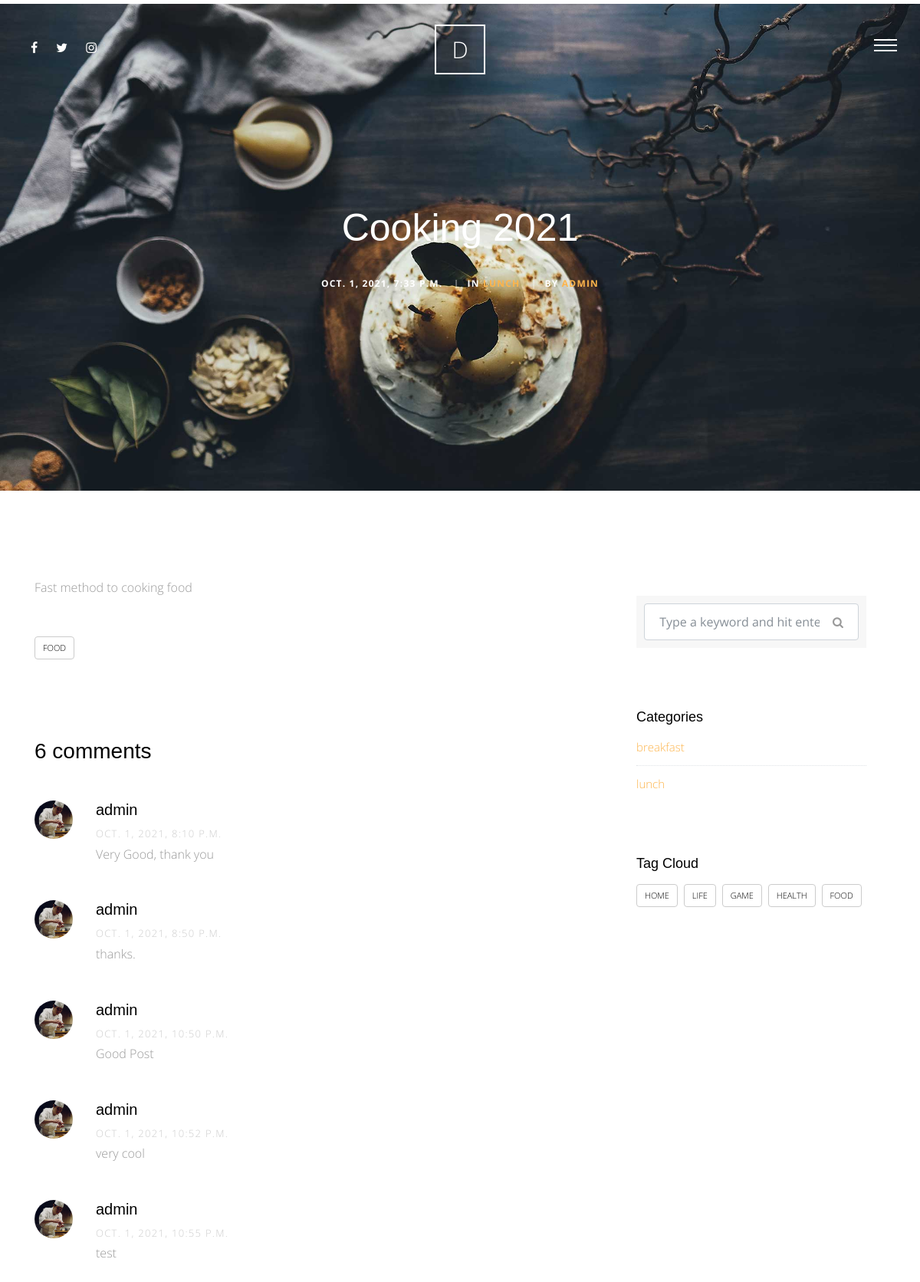
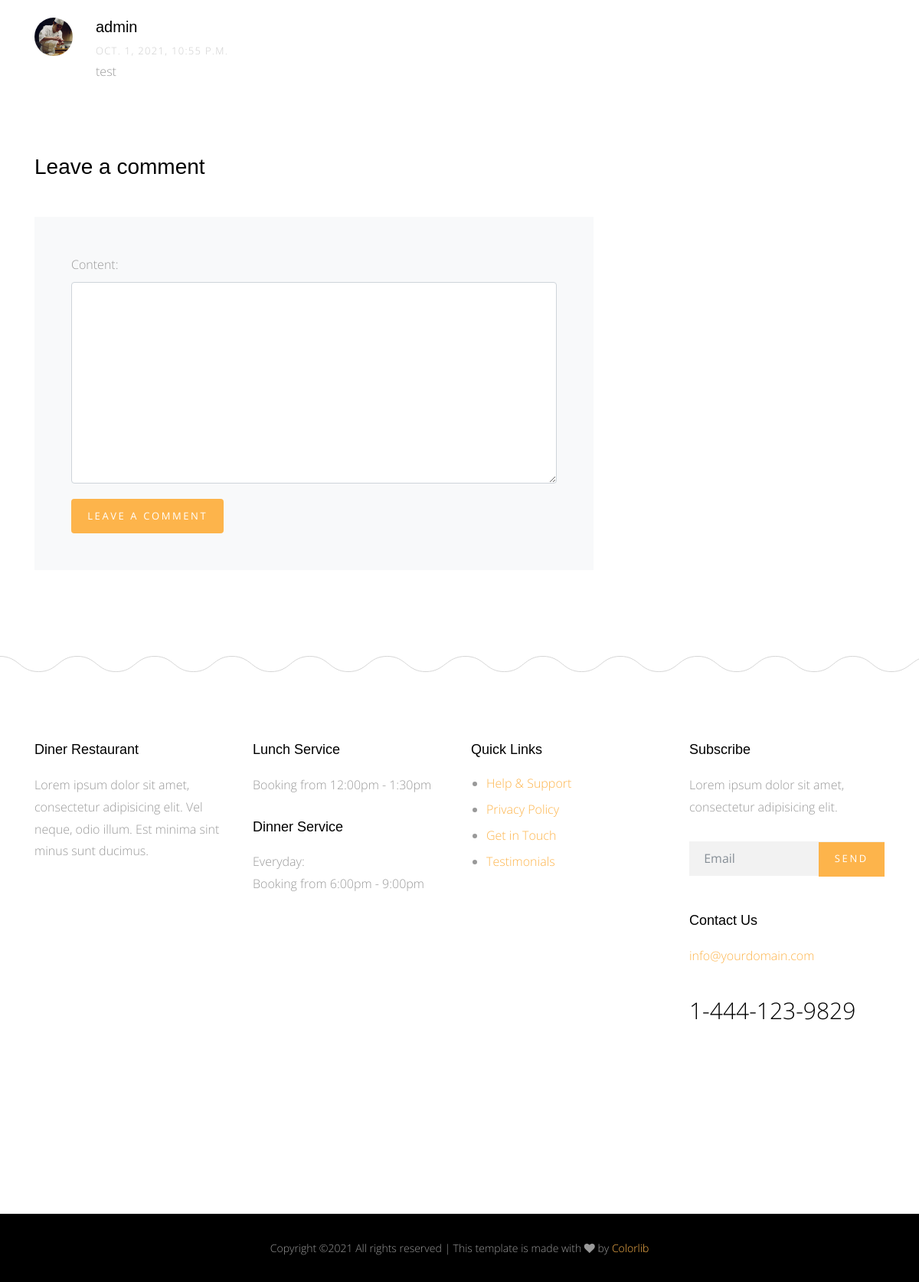
The app's page /blog/2/ with its own data (2 pictures, top to bottom).
### blog/models.py (models this page shows, shortened)
class Post(models.Model):
    title = models.CharField(max_length=50)
    content = models.TextField()
    author = models.ForeignKey(User, on_delete=models.CASCADE)
    image = models.ImageField(upload_to="blog", blank=True, null=True)
    tags = TaggableManager()
    category = models.ForeignKey(Category, on_delete=models.SET_NULL, null=True)
    created = models.DateTimeField(default=datetime.now())
    class Meta:
        verbose_name = "post"
        verbose_name_plural = "posts"

class Category(models.Model):
    category_name = models.CharField(max_length=50)
    class Meta:
        verbose_name = "category"
        verbose_name_plural = "categories"

class Comment(models.Model):
    user = models.ForeignKey(User, on_delete=models.CASCADE)
    post = models.ForeignKey(Post, on_delete=models.CASCADE)
    content = models.TextField()
    created = models.DateTimeField(default=datetime.now())

### blog/views.py (the view, shortened to what this page needs)
# urls.py: path("<int:idd>/", views.post_details, name="post_details"),
def post_details(request, idd: int):
    post = Post.objects.get(pk=idd)
    categories = Category.objects.all()
    tags = Tag.objects.all()
    comments = Comment.objects.filter(post=post)
    return render(request, "blog/post_details.html", context={
        "post": post,
        "categories": categories,
        "tags": tags,
        "comments": comments,
        "number_of_comments": Comment.objects.filter(post=post).count(),
        "form": CommentForm()
    })

### blog/forms.py
class CommentForm(forms.ModelForm):
    class Meta:
        model = Comment
        fields = ["content"]
        widgets = {
            "content": forms.Textarea(attrs={"class":"form-control"})
        }

### blog/templates/blog/post_details.html (shortened to what this page needs)
{% extends 'base.html' %}
{% load static %}
{% block body %}
    <div class="main-wrap">
        <div class="cover_1 cover_sm">
        <div class="img_bg" style="background-image: url({% static 'site_static/img/slider-1.jpg' %})" data-stellar-background-ratio="0.5">
            <div class="container">
            <div class="row align-items-center justify-content-center">
                <div class="col-md-7 text-center" data-aos="fade-up">
                <h2 class="heading mb-4">{{ post.title|title }}</h2>
                <div class="post-info">
                    <div class="date-info">{{ post.created }}</div>
                    <div class="category-info"><span class="seperator">|</span>In <a href="#" data-title="View all posts in Lifestyle" title="View all posts in Lifestyle">{{ post.category.category_name }}</a></div>
                    <div class="author-info"><span class="seperator">|</span>By <a href="#">{{ post.author }}</a></div>
                </div>
                </div>
            </div>
            </div>
        </div>
        </div>
    <div class="section">
        <div class="container">
            <div class="row">
            <div class="col-md-8">
                <p>{{ post.content|capfirst }}</p>
                <div class="tag-widget post-tag-container mb-5 mt-5">
                <div class="tagcloud">
                    {% for tag in post.tags.all %}
                        <a href="{% url 'blog:post_by_tag' tag.name %}" class="tag-cloud-link">{{ tag.name }}</a>
                    {% endfor %}
                </div>
                </div>
                <div class="pt-5 mt-5">
                    {% if number_of_comments == 1 %}
                        <h3 class="mb-5"> {{ number_of_comments }} comment</h3>
                    {% elif number_of_comments == 0 %}
                        <h3 class="mb-5"> no comment</h3>
                    {% else %}
                        <h3 class="mb-5"> {{ number_of_comments }} comments</h3>
                    {% endif %}
                <ul class="comment-list">
                    {% for comment in comments %}
                        <li class="comment">
                            <div class="vcard bio">
                                <img src="{% static 'site_static/img/person_1.jpg' %}" alt="Image placeholder">
                            </div>
                            <div class="comment-body">
                                <h3>{{ comment.user }}</h3>
                                <div class="meta">{{ comment.created }}</div>
                                <p>{{ comment.content }}</p>
                            </div>
                        </li>
                    {% endfor %}
                </ul>
                <div class="comment-form-wrap pt-5">
                    <h3 class="mb-5">Leave a comment</h3>
                    <form method="POST" class="p-5 bg-light" action="{% url 'blog:post_details' post.id %}">
                        {{ form }}
                         <button type="submit" class="btn btn-primary" style="margin-top: 20px;">Leave A Comment</button>
                    </form>
                </div>
                </div>
            </div>
            <div class="col-md-4 sidebar">
                <div class="sidebar-box">
                <form action="{% url 'blog:post_list' %}" method="GET" class="search-form">
                    <div class="form-group">
                    <span class="icon fa fa-search"></span>
                    <input type="text" class="form-control" name='q' value="{{ request.Get.q }}" placeholder="Type a keyword and hit enter">
                    </div>
                </form>
                </div>
                <div class="sidebar-box">
                <div class="categories">
                    <h3>Categories</h3>
                    {% for category in categories %}
                            <li><a href="{% url 'blog:post_by_category' category.category_name %}">{{ category.category_name }}</a></li>
                    {% endfor %}
                </div>
                </div>
                <div class="sidebar-box">
                <h3>Tag Cloud</h3>
                <div class="tagcloud">
                    {% for tag in tags %}
                        <a href="{% url 'blog:post_by_tag' tag.name %}" class="tag-cloud-link">{{ tag.name }}</a>
                    {% endfor %}
                </div>
                </div>
            </div>
            </div>
        </div>
        </div>
    </div>
{% endblock body %}

### templates/base.html (shortened to what this page needs)
{% load static %}
<!doctype html>
<html lang="en">
  <head>
    <link rel="stylesheet" href="{% static 'site_static/css/bootstrap.css' %}">
    <link rel="stylesheet" href="{% static 'site_static/css/animate.css' %}">
    <link rel="stylesheet" href="{% static 'site_static/css/owl.carousel.min.css' %}">
    <link rel="stylesheet" href="{% static 'site_static/css/magnific-popup.css' %}">
    <link rel="stylesheet" href="{% static 'site_static/css/aos.css' %}">
    <link rel="stylesheet" href="{% static 'site_static/css/bootstrap-datepicker.css' %}">
    <link rel="stylesheet" href="{% static 'site_static/css/jquery.timepicker.css' %}">
    <link rel="stylesheet" href="{% static 'site_static/fonts/ionicons/css/ionicons.min.css' %}">
    <link rel="stylesheet" href="{% static 'site_static/fonts/fontawesome/css/font-awesome.min.css' %}">
    <link rel="stylesheet" href="{% static 'site_static/fonts/flaticon/font/flaticon.css' %}">
    <link rel="stylesheet" href="{% static 'site_static/css/style.css' %}">
  </head>
  <body>
    <div class="site-wrap">
      <header class="site-header">
        <div class="row align-items-center">
          <div class="col-5 col-md-3">
             <ul class="list-unstyled social">
              <li><a href="https://www.facebook.com/"><span class="fa fa-facebook"></span></a></li>
              <li><a href="https://www.twitter.com/"><span class="fa fa-twitter"></span></a></li>
              <li><a href="https://www.instagram.com/5hacker.py"><span class="fa fa-instagram"></span></a></li>
            </ul>
          </div>
          <div class="col-2 col-md-6 text-center">
            <a href="#" class="site-logo">D</a>
          </div>
          <div class="col-5 col-md-3 text-right menu-burger-wrap">
            <a href="#" class="site-nav-toggle js-site-nav-toggle"><i></i></a>
          </div>
        </div>
      </header>
      {% block body %}
      {% endblock body %}
      <footer>
        <div class="site-footer">
          <div class="container">
            <div class="row small-gutters mb-5">
              <div class="col-md-6 col-lg-3 mb-5" data-aos="fade" data-aos-delay="100">
                <div class="footer-widget">
                  <h3>Diner Restaurant</h3>
                  <p>Lorem ipsum dolor sit amet, consectetur adipisicing elit. Vel neque, odio illum. Est minima sint minus sunt ducimus.</p>
                </div>
              </div>
              <div class="col-md-6 col-lg-3 mb-5" data-aos="fade" data-aos-delay="200">
                <div class="footer-widget">
                  <h3>Lunch Service</h3>
                  <p>Booking from 12:00pm - 1:30pm</p>
                  <h3>Dinner Service</h3>
                  <p>Everyday: <br> Booking from 6:00pm - 9:00pm</p>
                </div>
              </div>
              <div class="col-md-6 col-lg-3 mb-5" data-aos="fade" data-aos-delay="300">
                <div class="footer-widget">
                  <h3>Quick Links</h3>
                  <ul>
                    <li><a href="#">Help &amp; Support</a></li>
                    <li><a href="#">Privacy Policy</a></li>
                    <li><a href="#">Get in Touch</a></li>
                    <li><a href="#">Testimonials</a></li>
                  </ul>
                </div>
              </div>
              <div class="col-md-6 col-lg-3 mb-5" data-aos="fade" data-aos-delay="400">
                <div class="footer-widget footer-contact-widget">
                  <h3>Subscribe</h3>
                  <p>Lorem ipsum dolor sit amet, consectetur adipisicing elit.</p>
                  <form action="" class="form-subscribe mb-5">
                    <div class="form-group form-field">
                      <input type="submit" value="Send" class="btn btn-primary">
                      <input type="text" class="form-control" placeholder="Email">
                    </div>
                  </form>
                  <h3>Contact Us</h3>
                  <p class="contact-email">info@yourdomain.com</p>
                  <p class="contact-phone">1-444-123-9829</p>
                </div>
              </div>
            </div>
          </div>
        </div>
      </footer>
      <div class="site-footer-copyright">
        <div class="container">
          <div class="row">
             <p class="footer-text col-md-12">
Copyright &copy;<script>document.write(new Date().getFullYear());</script> All rights reserved | This template is made with <i class="fa fa-heart" aria-hidden="true"></i> by <a href="https://colorlib.com" target="_blank">Colorlib</a>
</p>
          </div>
        </div>
      </div>
    </div>
  </body>
</html>

### records on screen
Post: title "Cooking 2021", created "OCT. 1, 2021, 7:33 P.M.", category.category_name "LUNCH", author "ADMIN", content "Fast method to cooking food"
Tag: name "FOOD"
Comment: user "admin", created "OCT. 1, 2021, 8:10 P.M.", content "Very Good, thank you"
Comment: user "admin", created "OCT. 1, 2021, 8:50 P.M.", content "thanks."
Comment: user "admin", created "OCT. 1, 2021, 10:50 P.M.", content "Good Post"
Comment: user "admin", created "OCT. 1, 2021, 10:52 P.M.", content "very cool"
Comment: user "admin", created "OCT. 1, 2021, 10:55 P.M.", content "test"
Comment: user "admin", created "OCT. 1, 2021, 10:55 P.M.", content "test"
Category: category_name "breakfast"
Category: category_name "lunch"
Tag: name "HOME"
Tag: name "LIFE"
Tag: name "GAME"
Tag: name "HEALTH"

### other values on screen
{{ number_of_comments }} "6"
